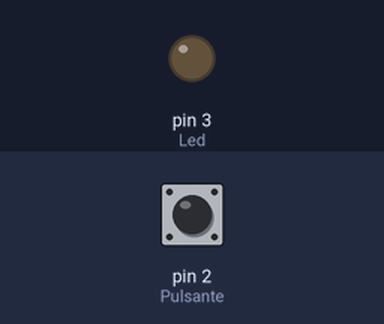
Bench run of a sketch on a simulated Arduino Uno, built with avr-gcc and run on an emulated ATmega328P. Shown: output pins drawn as LEDs (lit = HIGH). The inputs (shaded band) are chosen by the test bench; at power-on: pin 2 (Pulsante) LOW.

Above: at 1.2 s.
1.3 s: pin 2 (Pulsante) pulled HIGH for 0.15 s
At 1.37 s:
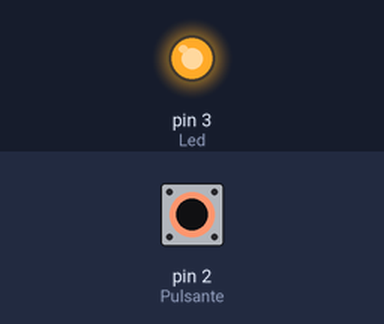
2.9 s: pin 2 (Pulsante) pulled HIGH for 3.2 s
At 7.4 s:
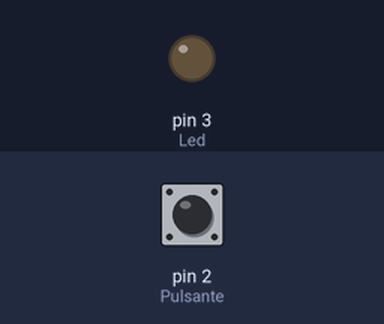
Timing chart, 0 to 8.9 s (numbered marks = the images above; inputs shaded):
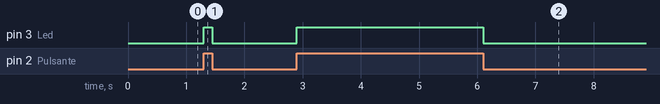

Measured:
- after the input at 1.3 s, pin 3 (Led): LOW → HIGH at once, → LOW 0.15 s later
- after the input at 2.9 s, pin 3 (Led): LOW → HIGH at once, → LOW 3.2 s later

The sketch:

PulsanteAccendiSpegni_feb10a.ino
```cpp
const int Led=3;
const int Pulsante=2;
int pulsante_val;
void setup() {
  // put your setup code here, to run once:
  pinMode(Pulsante, INPUT);
  pinMode(Led, OUTPUT);
}

void loop() {
  // put your main code here, to run repeatedly:
  pulsante_val=digitalRead(Pulsante);
  if(pulsante_val==HIGH){
    digitalWrite(Led, HIGH);
  } else{
    digitalWrite(Led, LOW);
  }
}
```
